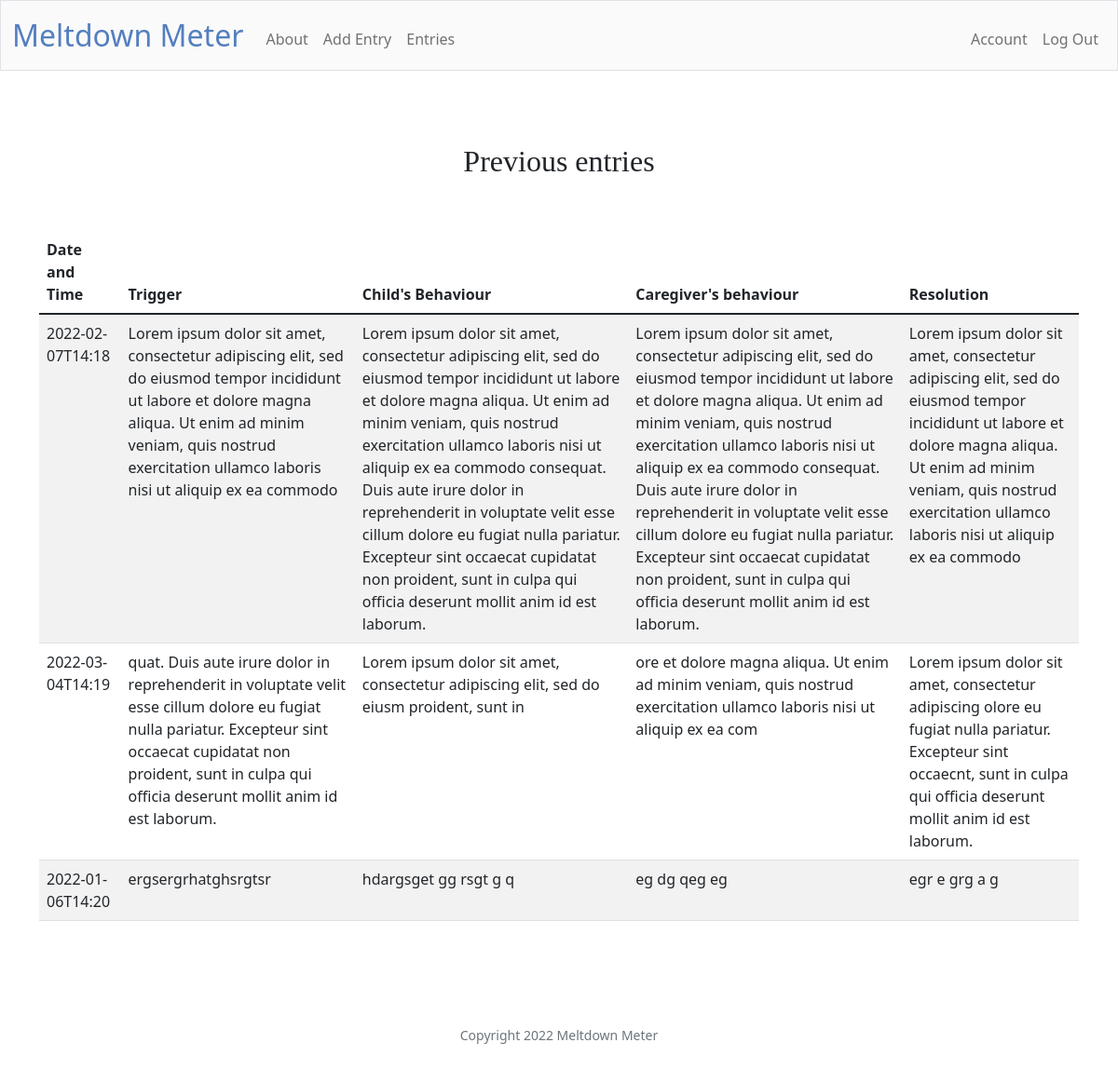
The app's page /entries (signed in), older data.
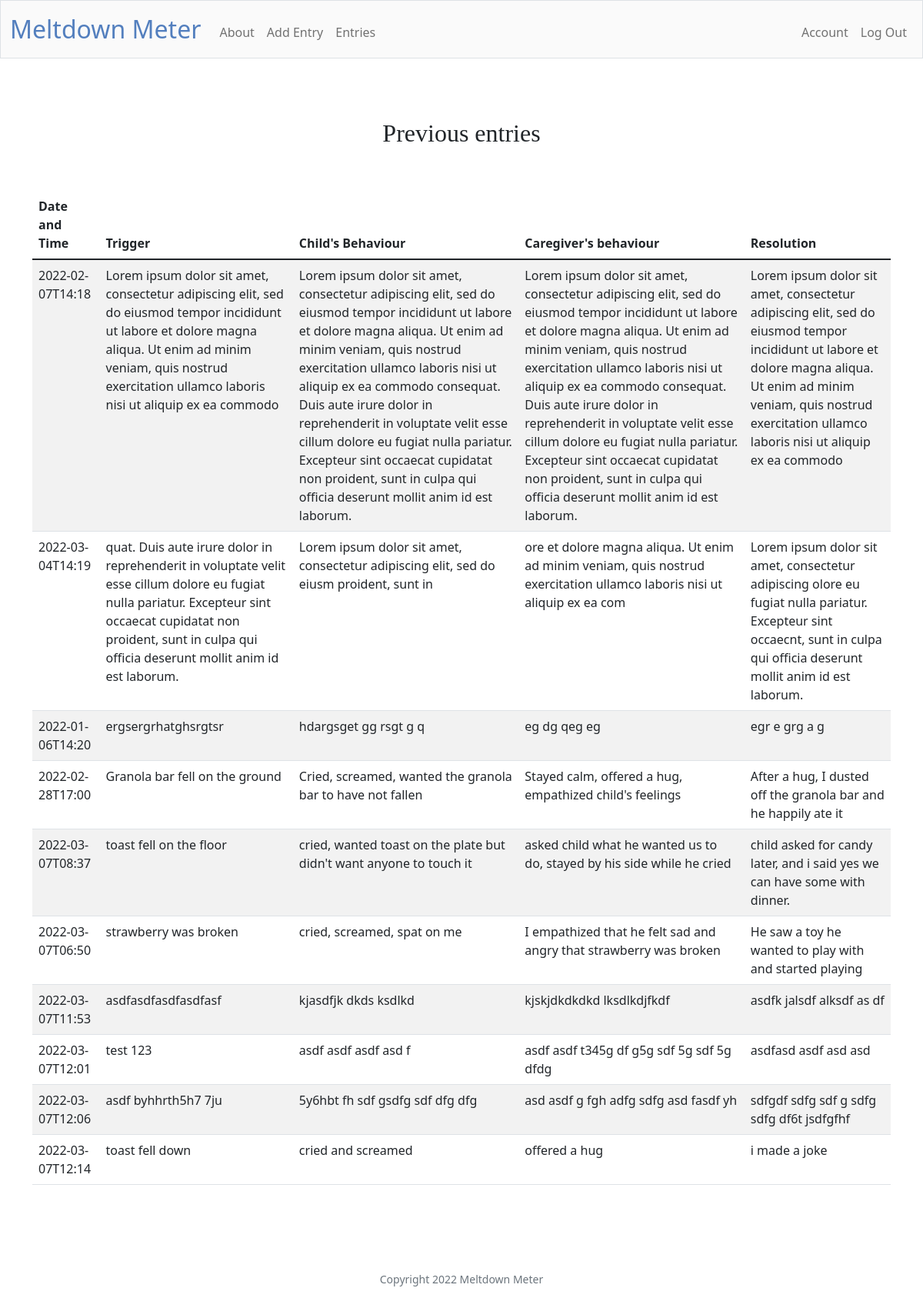
The same page, newer data.
### tables this page shows
CREATE TABLE 'entries' ('datetime' DATETIME, 'before' TEXT, 'during' TEXT,'response' TEXT, 'resolved' TEXT, 'intensity' INTEGER, 'duration' INTEGER, 'child_id' INTEGER, 'user_id' INTEGER, 'id'  INTEGER PRIMARY KEY  , 'posted_at'  DATETIME DEFAULT CURRENT_TIMESTAMP  );

### app.py (the view)
@app.route("/entries")
@login_required
def entries():
    entries = db.execute("""
        SELECT *
        FROM entries
        WHERE user_id = ?""", session["user_id"])
    username = db.execute("""
        SELECT username
        FROM users
        WHERE id = ?""", session["user_id"])[0]["username"]
    return render_template("entries.html", entries=entries, username=username)

### app.py (called while the page is built)
@app.after_request
def after_request(response):
    response.headers["Cache-Control"] = "no-cache, no-store, must-revalidate"
    response.headers["Expires"] = 0
    response.headers["Pragma"] = "no-cache"
    return response

### helpers.py (called while the page is built)
def login_required(f):
    @wraps(f)
    def decorated_function(*args, **kwargs):
        if session.get("user_id") is None:
            return redirect("/login")
        return f(*args, **kwargs)
    return decorated_function

### templates/entries.html (shortened to what this page needs)
{% extends "layout.html" %}
{% block main %}
    {% block body %}
        <h2 class="indexpage"> Previous entries </h2>
        <main class="container py-5 text-center">
            <table class="table table-striped">
                <thead>
                    <tr>
                        <th class="text-start">Date and Time</th>
                        <th class="text-start">Trigger</th>
                        <th class="text-start">Child's Behaviour</th>
                        <th class="text-start">Caregiver's behaviour</th>
                        <th class="text-start">Resolution</th>
                    </tr>
                </thead>
                <tbody>
                    {% for entry in entries %}
                        <tr>
                            <td class="text-start">{{ entry["datetime"] }} </td>
                            <td class="text-start">{{ entry["before"] }}</td>
                            <td class="text-start">{{ entry["during"] }}</td>
                            <td class="text-start">{{ entry["response"] }}</td>
                            <td class="text-start">{{ entry["resolved"] }}</td>
                        </tr>
                    {% endfor %}
                </tbody>
            </table>
        </main>
    {% endblock %}
{% endblock %}

### templates/layout.html (shortened to what this page needs)
<!DOCTYPE html>
<html lang="en">
    <head>
        <link href="https://cdn.jsdelivr.net/npm/bootstrap@5.1.3/dist/css/bootstrap.min.css" rel="stylesheet">
        <link href="/static/styles.css" rel="stylesheet">
    </head>
    <body>
        <nav class="bg-light border navbar navbar-expand-md navbar-light">
            <div class="container-fluid">
                <a class="navbar-brand" href="/"><span class="blue">Meltdown Meter</span></a>
                <div class="collapse navbar-collapse" id="navbar">
                    {% if session["user_id"] %}
                        <ul class="navbar-nav me-auto mt-2">
                            <li class="nav-item"><a class="nav-link" href="/about">About</a></li>
                            <li class="nav-item"><a class="nav-link" href="/add">Add Entry</a></li>
                            <li class="nav-item"><a class="nav-link" href="/entries">Entries</a></li>
                        </ul>
                        <ul class="navbar-nav ms-auto mt-2">
                            <li class="nav-item"><a class="nav-link" href="/account">Account</a></li>
                            <li class="nav-item"><a class="nav-link" href="/logout">Log Out</a></li>
                        </ul>
                    {% else %}
                        <ul class="navbar-nav ms-auto mt-2">
                            <li class="nav-item"><a class="nav-link" href="/register">Register</a></li>
                            <li class="nav-item"><a class="nav-link" href="/login">Log In</a></li>
                        </ul>
                    {% endif %}
                </div>
            </div>
        </nav>
        <main class="container-fluid py-5 text-center">
            {% block main %}{% endblock %}
        </main>
        <footer class="mb-5 small text-center text-muted">
            Copyright 2022 Meltdown Meter
        </footer>
    </body>
</html>

Row changes from the older to the newer data that the page shows:
added entries: datetime "2022-02-28T17:00", before "Granola bar fell on the ground", during "Cried, screamed, wanted the granola bar to have not fallen", response "Stayed calm, offered a hug, empathized child's feelings", resolved "After a hug, I dusted off the granola bar and he happily ate it"
added entries: datetime "2022-03-07T08:37", before "toast fell on the floor", during "cried, wanted toast on the plate but didn't want anyone to touch it", response "asked child what he wanted us to do, stayed by his side while he cried", resolved "child asked for candy later, and i said yes we can have some with dinner."
added entries: datetime "2022-03-07T06:50", before "strawberry was broken", during "cried, screamed, spat on me", response "I empathized that he felt sad and angry that strawberry was broken", resolved "He saw a toy he wanted to play with and started playing"
added entries: datetime "2022-03-07T11:53", before "asdfasdfasdfasdfasf", during "kjasdfjk dkds ksdlkd", response "kjskjdkdkdkd lksdlkdjfkdf", resolved "asdfk jalsdf alksdf as df"
added entries: datetime "2022-03-07T12:01", before "test 123", during "asdf asdf asdf asd f", response "asdf asdf t345g df g5g sdf 5g sdf 5g dfdg", resolved "asdfasd asdf asd asd"
added entries: datetime "2022-03-07T12:06", before "asdf byhhrth5h7 7ju", during "5y6hbt fh sdf gsdfg sdf dfg dfg", response "asd asdf g fgh adfg sdfg asd fasdf yh", resolved "sdfgdf sdfg sdf g sdfg sdfg df6t jsdfgfhf"
added entries: datetime "2022-03-07T12:14", before "toast fell down", during "cried and screamed", response "offered a hug", resolved "i made a joke"
